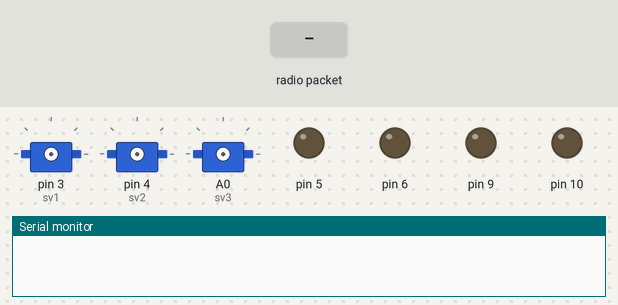
Simulated run of this sketch. Board: Arduino Uno, built with avr-gcc and run on an emulated ATmega328P. Shown: 3 × servo, output pins drawn as LEDs (lit = HIGH), the last lines printed to the serial monitor. The test bench sets the inputs (shaded band). No radio packets arrive unless stated.

Above: at 0.1 s.
At 2.2 s:
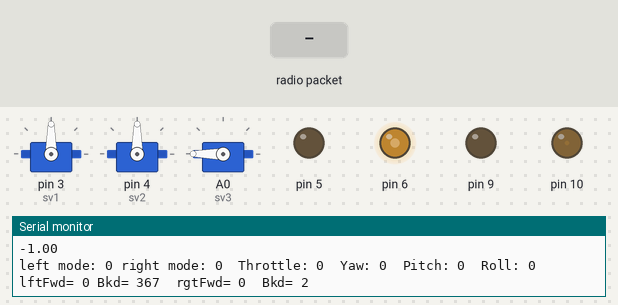
2.3 s: radio packet "1" arrives
5.3 s: radio packet "0" arrives
8.3 s: radio packet "2" arrives
Timing chart, 0 to 11.3 s (numbered marks = the images above; inputs shaded):
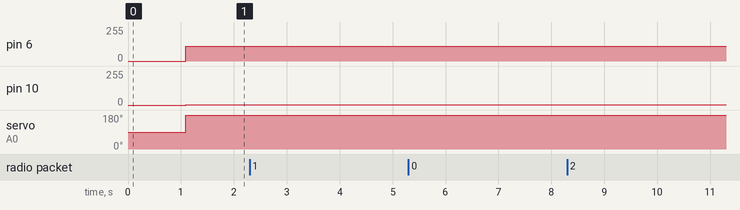

The sketch:

Main_receiver.ino
```cpp
/*
  combination of the controller project
  receiver Part
  Written By: Jui-Wen, Yeh.
  Under modification.
*/

//for DC motor signal input, L298N H-bridge
int lftFwd = 0;
int lftBkd = 0;
int rgtFwd = 0;
int rgtBkd = 0;

//preinitialize
const byte addr[] = { 0xCC,0xCE,0xCC,0xCE,0xCC };
#include <SPI.h>
#include <Wire.h>
#include <Servo.h>
#include "RF24.h"
RF24 radioControl(7, 8); // CE pin, CSN pin
const byte pipe = 1; // assigned pipe number
//rf24 receiver part

//dealt with package lost
float pkglr; //package lost rate
int pkgt; //package transport

//data part
byte result[8];
int throttle = 0 ;
int yaw = 0 ;
int pitch = 0 ;
int roll = 0 ;
int lftMode = 0 ;
int rgtMode= 0 ;
//

//motor function
int lftFwdOuput = 0;
int lftBkdOuput = 0;
int rgtFwdOuput = 0;
int rgtBkdOuput = 0;
//

//motor part
const int lftFwdPos = 5;
const int lftBkdPos = 6;
const int rgtFwdPos = 9;
const int rgtBkdPos = 10;

Servo sv1;
int pos1;
Servo sv2;
int pos2;
Servo sv3;
int pos3;
//

void setup()   {
  Serial.begin(9600);
  //RF24 below
  radioControl.begin();
  radioControl.setChannel(15); //setting up channel(frequency)
  radioControl.setPALevel(RF24_PA_MIN);
  radioControl.setDataRate(RF24_250KBPS);
  radioControl.openReadingPipe(pipe, addr); //open up radio
  radioControl.startListening(); //start listening
  delay(1000);
  Serial.println("NRF ready~");
//
  //motor section
  pinMode (5, OUTPUT);
  pinMode (6, OUTPUT);
  pinMode (9, OUTPUT);
  pinMode (10, OUTPUT);
  sv1.attach(3);
  sv2.attach(4);
  sv3.attach(A0);

}


void loop() {
      // send data only when you receive data:
  if (radioControl.available(&pipe))
  {
    pkgt+=1;
    radioControl.read(&result, sizeof(result));
    for (int cnt = 0; cnt < 6; cnt++)
    {
      if (cnt == 0)
        lftMode = result[cnt];
      else if (cnt == 1)
        rgtMode = result [cnt];
      else if (cnt == 2)
        throttle = result [cnt];
      else if (cnt == 3)
        yaw = result [cnt];
      else if (cnt == 4)
        pitch = result [cnt];
      else if (cnt == 5)
        roll = result [cnt];
    }
  }
  else
  {
    pkglr = 1/pkgt;
    pkgt=0;
    Serial.println("package lost rate: ");
    Serial.println(pkglr);
    //restart radio
    radioControl.begin();
    radioControl.setChannel(15); //setting up channel(frequency)
    radioControl.setPALevel(RF24_PA_MIN);
    radioControl.setDataRate(RF24_250KBPS);
    radioControl.openReadingPipe(pipe, addr); //open up radio
    radioControl.startListening(); //start listening

  }
    //debug check
    //for servo
    Serial.print("left mode: ");
    Serial.print(lftMode);
    Serial.print(" right mode: ");
    Serial.print(rgtMode);


    //for DC motor
    Serial.print("  Throttle: ");
    Serial.print(throttle);
    Serial.print("  Yaw: ");
    Serial.print(yaw);
    Serial.print("  Pitch: ");
    Serial.print(pitch);
    Serial.print("  Roll: ");
    Serial.print(roll);
/*    Serial.print("  t.Size: ");
    Serial.print(sizeof(result)); */

  /*
  output into the motor
  training the data
  assume everything original = 128
  DC motor control by h-bridge,
  PWM only for D3, 5, 6, 9, 10, 11
  take 5, 6 for left, 10, 11 for right
  lftFwdPos, lftBkdPos, rgtFwdPos, rgtBkdPos
  lftFwd,    lftBkd,    rgtFwd,    rgtBkd
  affected by throttle, forward and backward,
              yaw,      leftward and rightward.
  have to adjust the rolling way by yourself, especially the formula for the input.
  */
  int lftNum = (throttle+yaw-256)*sqrt(2);
  int rgtNum = (throttle-yaw)*sqrt(2);
  lftNum-=5;
  rgtNum-=2;
  if (lftNum>0)
  {
    lftFwd = lftNum;
    lftBkd = LOW;
  }
  else
  {
    lftFwd = LOW;
    lftBkd = 0-lftNum;
  }
  if (rgtNum>0)
  {
    rgtFwd = rgtNum;
    rgtBkd = LOW;
  }
  else
  {
    rgtFwd = LOW;
    rgtBkd = 0-rgtNum;
  }
  Serial.print(" lftFwd= ");
  Serial.print(lftFwd);
  Serial.print(" Bkd= ");
  Serial.print(lftBkd);
  Serial.print("  rgtFwd= ");
  Serial.print(rgtFwd);
  Serial.print("  Bkd= ");
  Serial.println(rgtBkd);
  analogWrite(5, lftFwd);
  analogWrite(6, lftBkd);
  analogWrite(9, rgtFwd);
  analogWrite(10, rgtBkd);

//servo stop = 90
//servo full fwd = 180
//servo full reverse = 0;
//first servo
  if (lftMode==2)
    {
    pos1 = 100;
    sv1.write(pos1);
    }
  else if (lftMode==1)
    {
    pos1 = 0;
    sv1.write(pos1);
    }
  else if (lftMode==0)
    {
    pos1 = 90;
    sv1.write(pos1);
    }
//another servo
  if (rgtMode==2)
    {
    pos2 = 100;
    sv2.write(pos2);
    }
  else if (rgtMode==1)
    {
    pos2 = 0;
    sv2.write(pos2);
    }
  else if (rgtMode==0)
    {
    pos2 = 90;
    sv2.write(pos2);
    }
//0~360
//roll at right throttle
  pos3 = map(roll, 0, 255, 180, 0);
  sv3.write(pos3);
//test servo situation:
/*  Serial.print("  ");
  Serial.print(pos1);
  Serial.print("  ");
  Serial.print(pos2);
  Serial.print("  ");
  Serial.println(pos3); */
}
```
